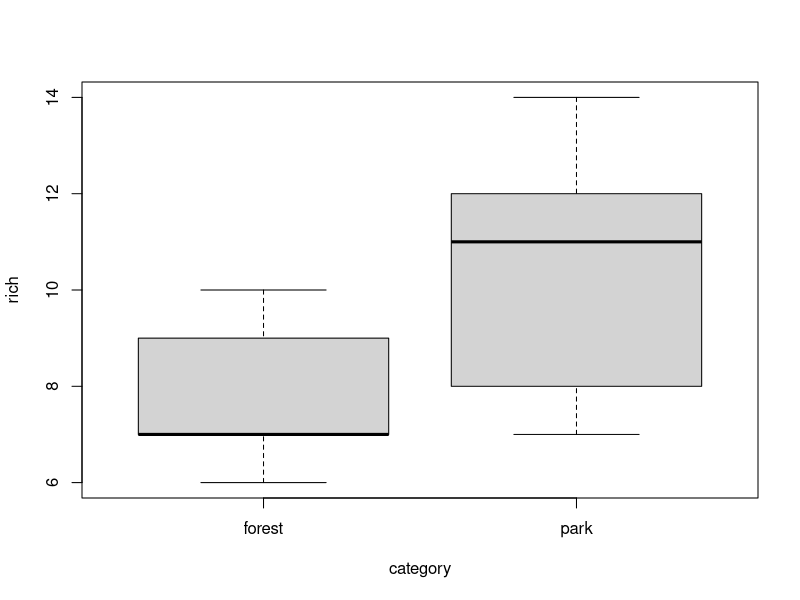
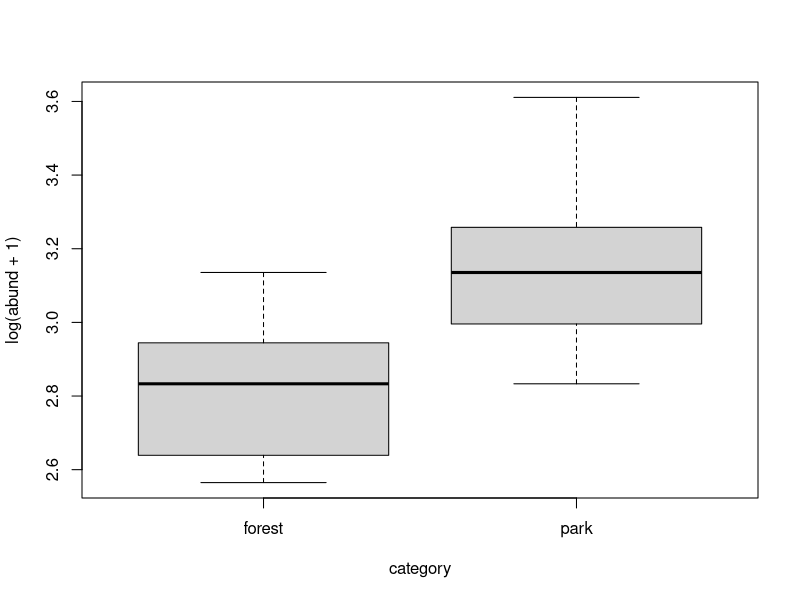
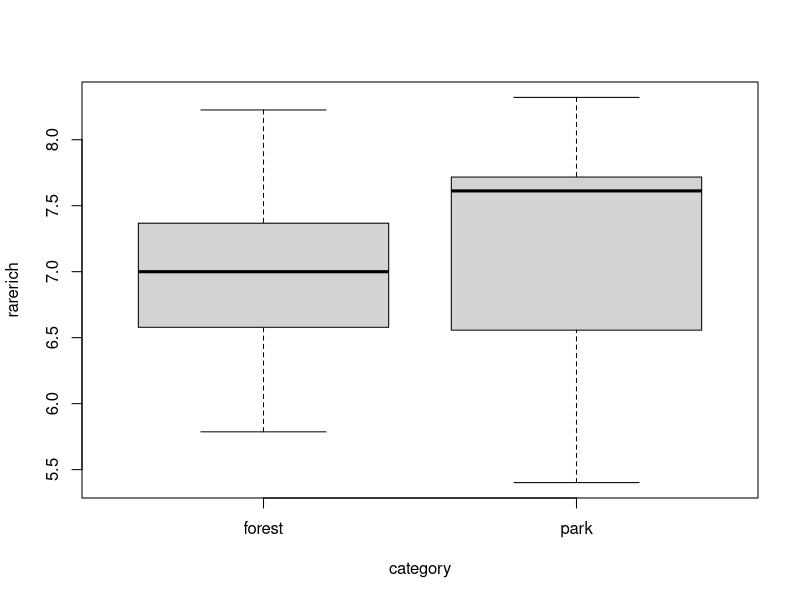
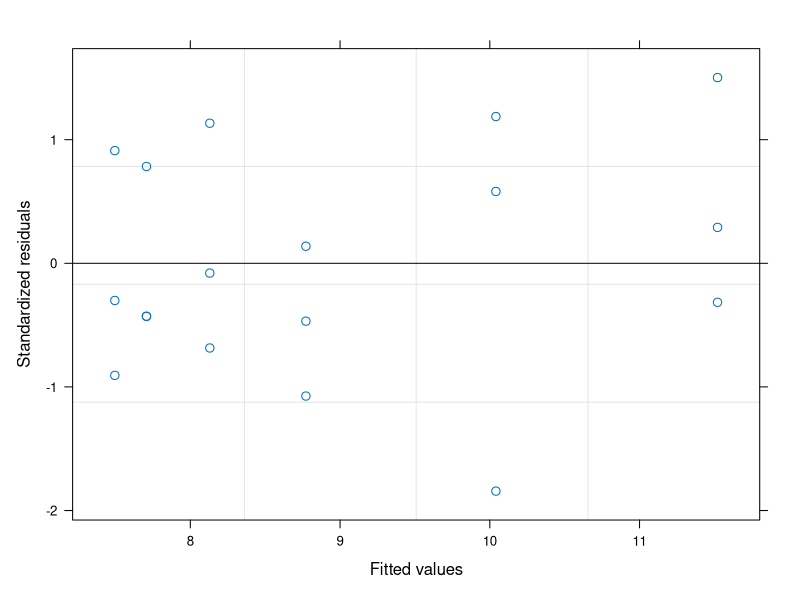
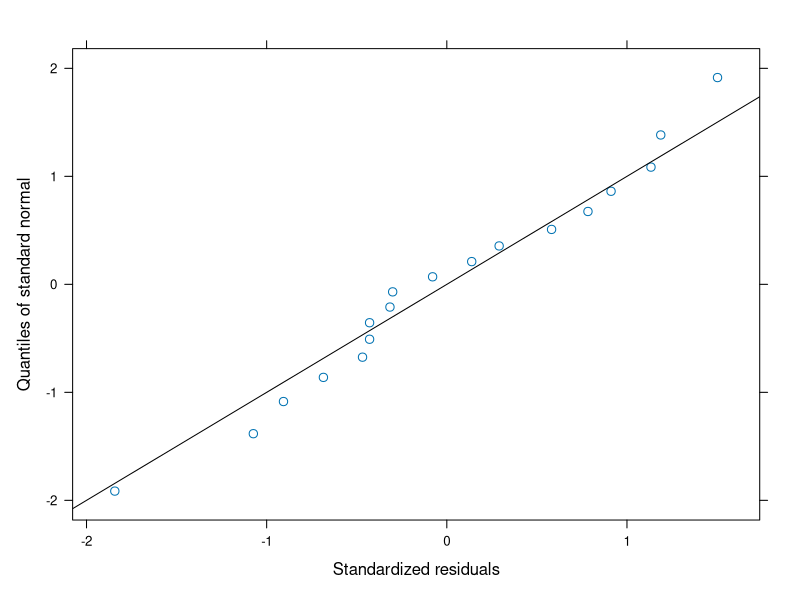
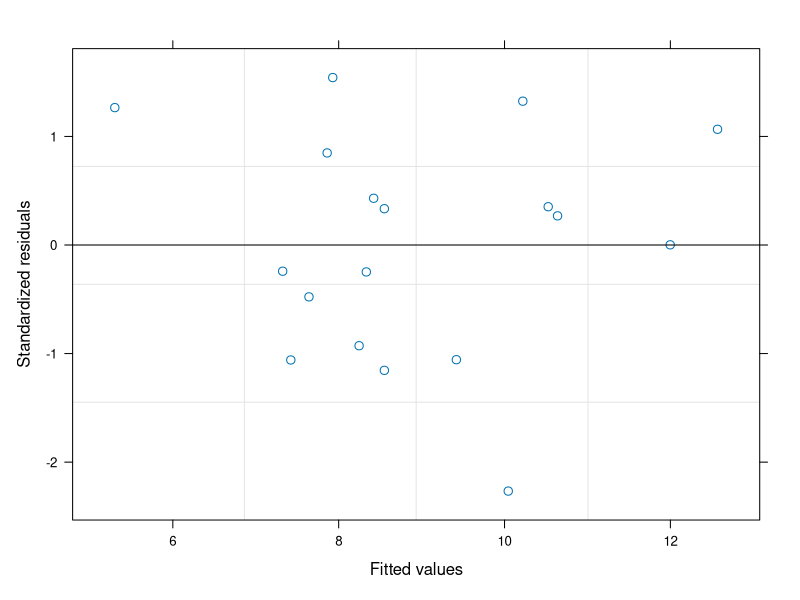
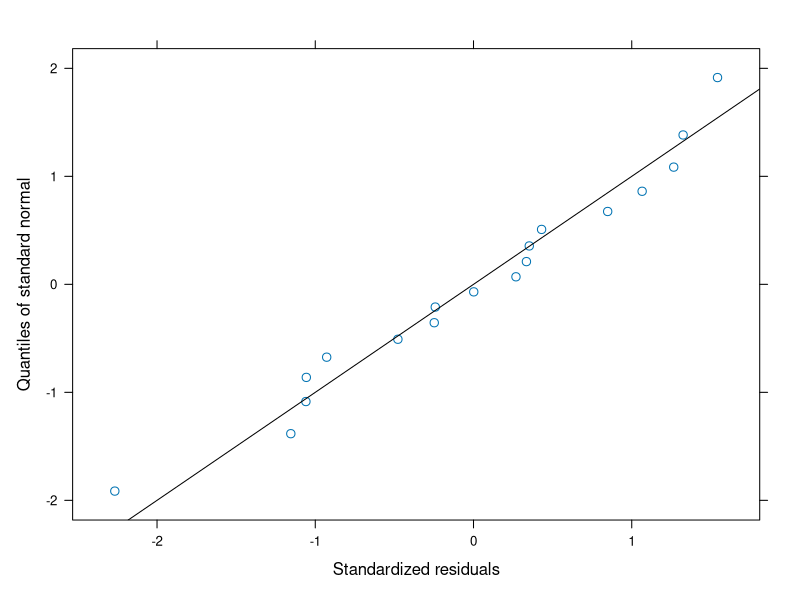
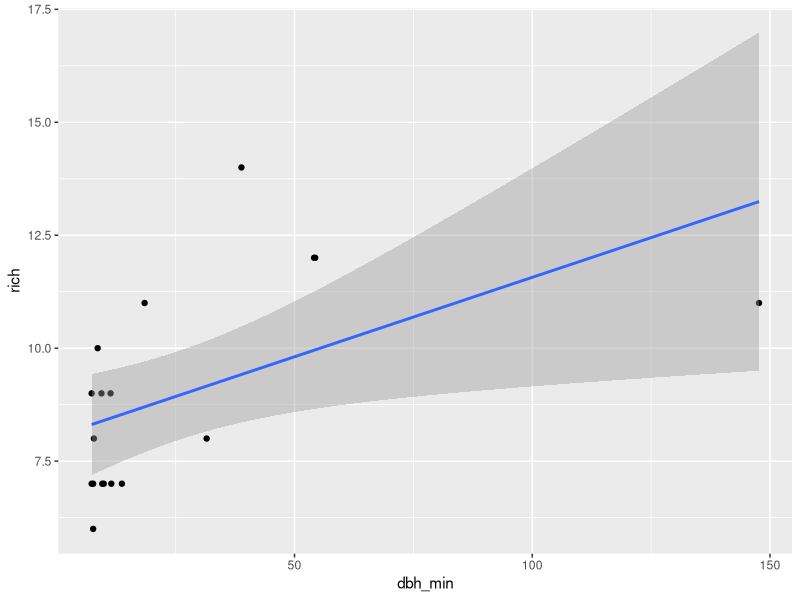

These charts were generated, in order, by the following R code:
#####################################################################
#1 Data preparation (note I added a "site" column at the beginning of your data table, which codes the six study sites as 1 to 6)

#1a Import data (depends on your data format - here it's based on a .txt file. For csv files, the command is read.csv or read.csv2)
#dat<-read.table(file.choose(),h=T,sep="\t")
dat<- read.csv("data/birds_dataset.csv", sep=";")
#datenv <- read.csv("data/bird_environment.csv", sep = ";")
#1b create additional response variables


#dat$plot1 = apply(dat, c(1:3,5:31), sum, na.rm=TRUE)
#birds$plot2 = apply(birds[ ,7:9], 1, sum, na.rm=TRUE)

library(vegan)
dat$rich<-specnumber(dat[,5:32]) #species richness
dat$abund<-rowSums(dat[,5:32], na.rm = TRUE) #abundances
dat$rarerich<-rarefy(dat[,5:32],min(dat$abund)) #rarefied richness based on the subsample with the lowest number of individuals


#1c look at the data
boxplot(rich~category,data=dat)
boxplot(log(abund+1)~category,data=dat)
boxplot(rarerich~category,data=dat)


######################################################################
#2 Data analysis

#2a linear models: check for difference between habitat types
require(nlme) #package required for mixed effects models
mod1<-lme(rich~category,random=(~1|site),data=dat) #model structure, random=... specifies how the data are structured (subsamples nested in study site)
summary(mod1) #model output - important is the "fixed effects" part. Here "forest" is hiding in the "Intercept" and the categorypark-row is showing the difference between park and forest
plot(mod1) #check for homogeneity of variances (data points should have similar vertical spread along the x-axis)
qqnorm(mod1,~resid(.,type="p"),abline=c(0,1)) #check for normality of residuals (should not be completely off the line)


#2b linear models: include environmental variables
round(cor(dat[,34:43]),2) #check which predictor variables are strongly correlated (below -0.7 or above 0.7) - highly correlated variables should not be included together in the same model (select only one of them, e.g. the one more strongly related to the response variable)

mod2<-lme(rich~category+canopy_cover+n_tree_spec+n_tree_ind+dbh_min+n_microhabitats+temperature,random=(~1|site),data=dat,method="ML") #initial, full model with all potential predictor variables
summary(mod2)
require(MASS) #needed for the stepAIC command
mod3<-stepAIC(mod2) #model simplification based on AIC-value of the model
summary(mod3) #final model which includes only the most important predictors
plot(mod3) #check for homogeneity of variances (data points should have similar vertical spread along the x-axis)
qqnorm(mod3,~resid(.,type="p"),abline=c(0,1)) #check for normality of residuals (should not be completely off the line)


#significant relationships can be plotted
require(ggplot2)
ggplot(dat,aes(x=dbh_min,y=rich)) +
  geom_point() +
  geom_smooth(method=lm,se=TRUE)
#figures need to be made a bit nicer (larger font size, meaningful axis labels, ...)
#see ggplot help in R (?ggplot) and tutorials in the www


#2c Ordination with NMDS (to check for differences in species composition)
nmd1<-metaMDS(dat[,5:31],distance="horn",k=2) #NMDS analysis based on Morisita-Horn-Index as a dissimilarity measure
plot(nmd1,display="species",type="t") #plot results
points(nmd1,pch=c(16,17)[as.numeric(as.factor(dat$category))],cex=1.4) #add sampling points
legend("topright",pch=c(16,17),c("Forest","Park")) #add legend
ef<-envfit(nmd1,dat[,34:42]) #check for correlation of dissimilarity gradients with environmental variables
ef #results
plot(ef,p.max=0.05) #add significant environmental variables to the NMDS plot


###################################################################
#3. what could still be done:
#richness estimation (species accumulation curve)
#see also iNEXT package for some nice ways to work with species estimation/accumulation: https://cran.r-project.org/web/packages/iNEXT/vignettes/Introduction.html

#richness + abundance only for forest species

#additive diversity partitioning:
#see here for a general intro https://onlinelibrary.wiley.com/doi/pdf/10.1034/j.1600-0706.2002.990101.x
#can be easily done in Excel, but there's also an R command in the vegan package: https://www.rdocumentation.org/packages/vegan/versions/2.4-2/topics/adipart

#(functional diversity) - would need the FD package in R and the dfFD command. If interested, I can send some code.

# ...

#vegan tutorial:
#http://www2.uaem.mx/r-mirror/web/packages/vegan/vignettes/intro-vegan.pdf
#look at ordiplot, ordilabel etc. to see how the NMDS plot can be made a bit nicer
